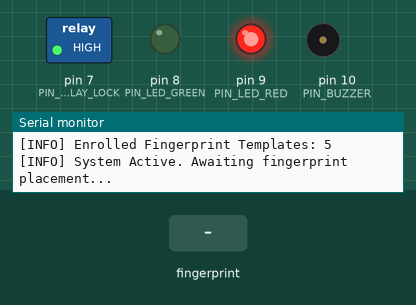
Simulated run of this sketch. Board: Arduino Uno, built with avr-gcc and run on an emulated ATmega328P. Shown: switched loads named in the sketch (green lamp = pin HIGH), output pins drawn as LEDs (lit = HIGH), buzzer (waves = sounding), the last lines printed to the serial monitor. Inputs (shaded band) come from the test bench.

Above: at 2.5 s.
2.6 s: finger stored as number 1 placed on the sensor
At 3.14 s:
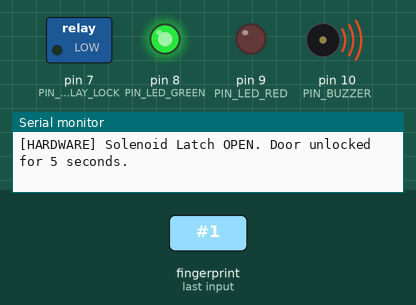
At 4.7 s:
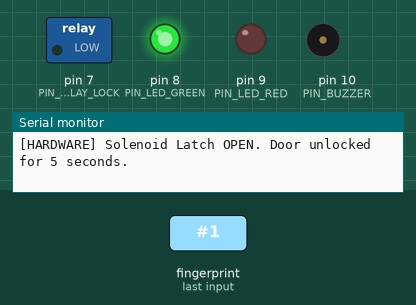
Timing chart, 0 to 9.7 s (numbered marks = the images above; inputs shaded):
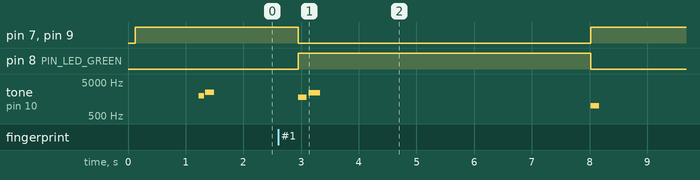

The sketch:

smart_fingerprint_lock.ino
```cpp
/*
 * Smart Fingerprint Door Lock System (2023–2024)
 * Author: Sujaya K S (Electronics and Communication Engineering)
 * Institution: Dr. N.G.P. Institute of Technology
 * GitHub: https://github.com/sujaya-25
 *
 * Target Hardware: Arduino Uno / Nano
 * Sensor: Optical Biometric Fingerprint Sensor (AS608 / R307 / FPM10A)
 * Actuator: 12V DC Solenoid Door Lock via 5V Optocoupler Relay Module
 * Visual/Audio Feedback: Dual Status LEDs + Piezo Buzzer
 *
 * Security Features:
 * - Real-time biometric pattern matching against enrolled templates
 * - Non-blocking auto-relock timer (5 seconds)
 * - Security lockout penalty after 3 consecutive unauthorized attempts
 * - Hardware flyback diode protection for inductive solenoid spikes
 */

#include <SoftwareSerial.h>
#include <Adafruit_Fingerprint.h>

// Pin Configurations
const uint8_t PIN_FINGERPRINT_RX = 2;   // Arduino Pin 2 -> Sensor TX (White/Yellow wire)
const uint8_t PIN_FINGERPRINT_TX = 3;   // Arduino Pin 3 -> Sensor RX (Green wire via voltage divider if 3.3V)
const uint8_t PIN_RELAY_LOCK     = 7;   // Active-LOW Relay control for Solenoid Lock
const uint8_t PIN_LED_GREEN      = 8;   // Access Granted Indicator
const uint8_t PIN_LED_RED        = 9;   // Access Denied / Locked Indicator
const uint8_t PIN_BUZZER         = 10;  // Piezo Buzzer for acoustic signals

// Operational Parameters
const unsigned long UNLOCK_DURATION_MS = 5000;   // 5 seconds unlocked state
const uint8_t MAX_FAILED_ATTEMPTS      = 3;      // Security lockout threshold
const unsigned long LOCKOUT_PENALTY_MS = 30000;  // 30 seconds lockout alarm

// Hardware Serial Interface for Optical Sensor
SoftwareSerial mySerial(PIN_FINGERPRINT_RX, PIN_FINGERPRINT_TX);
Adafruit_Fingerprint finger = Adafruit_Fingerprint(&mySerial);

// System State Variables
bool isDoorUnlocked = false;
unsigned long unlockStartTime = 0;
uint8_t consecutiveFailedAttempts = 0;
bool isSystemInLockout = false;
unsigned long lockoutStartTime = 0;

void setup() {
  Serial.begin(9600);
  while (!Serial) { delay(10); }

  Serial.println(F("=================================================="));
  Serial.println(F("  Smart Fingerprint Door Lock System"));
  Serial.println(F("  Engineered by: Sujaya K S (B.E. ECE)"));
  Serial.println(F("=================================================="));

  // Initialize Pin Modes
  pinMode(PIN_RELAY_LOCK, OUTPUT);
  pinMode(PIN_LED_GREEN, OUTPUT);
  pinMode(PIN_LED_RED, OUTPUT);
  pinMode(PIN_BUZZER, OUTPUT);

  // Relay is Active-LOW: HIGH means locked, LOW means unlocked
  digitalWrite(PIN_RELAY_LOCK, HIGH);
  digitalWrite(PIN_LED_GREEN, LOW);
  digitalWrite(PIN_LED_RED, HIGH);  // Door securely locked by default
  digitalWrite(PIN_BUZZER, LOW);

  // Initialize Biometric Fingerprint Sensor
  finger.begin(57600);
  delay(100);

  if (finger.verifyPassword()) {
    Serial.println(F("[SUCCESS] Optical Fingerprint Sensor found and verified."));
    beepSuccess();
  } else {
    Serial.println(F("[ERROR] Biometric sensor not detected. Check wiring connections!"));
    beepError();
  }

  finger.getTemplateCount();
  Serial.print(F("[INFO] Enrolled Fingerprint Templates: "));
  Serial.println(finger.templateCount);
  Serial.println(F("[INFO] System Active. Awaiting fingerprint placement..."));
}

void loop() {
  // Handle Security Lockout State
  if (isSystemInLockout) {
    if (millis() - lockoutStartTime >= LOCKOUT_PENALTY_MS) {
      isSystemInLockout = false;
      consecutiveFailedAttempts = 0;
      Serial.println(F("[SECURITY] Lockout timer expired. Normal operation restored."));
      digitalWrite(PIN_LED_RED, HIGH);
      beepSuccess();
    } else {
      // Rapid blinking during penalty period
      digitalWrite(PIN_LED_RED, (millis() / 250) % 2 == 0 ? HIGH : LOW);
      delay(50);
      return;
    }
  }

  // Handle Automatic Door Relocking
  if (isDoorUnlocked) {
    if (millis() - unlockStartTime >= UNLOCK_DURATION_MS) {
      relockDoor();
    }
  }

  // Scan for finger placement
  int fingerprintID = getFingerprintIDez();

  if (fingerprintID > 0) {
    // Authorized fingerprint detected
    Serial.print(F("[AUTH GRANTED] Valid Fingerprint ID: #"));
    Serial.print(fingerprintID);
    Serial.print(F(" | Confidence Score: "));
    Serial.println(finger.confidence);

    consecutiveFailedAttempts = 0;
    unlockDoor();
  } else if (fingerprintID == -1) {
    // Unknown or unauthorized fingerprint
    consecutiveFailedAttempts++;
    Serial.print(F("[AUTH DENIED] Unrecognized fingerprint! Attempt "));
    Serial.print(consecutiveFailedAttempts);
    Serial.print(F(" of "));
    Serial.println(MAX_FAILED_ATTEMPTS);

    handleFailedAttempt();
  }

  delay(50); // Small loop stabilization pause
}

// -------------------------------------------------------------
// Core Hardware Control Functions
// -------------------------------------------------------------

void unlockDoor() {
  isDoorUnlocked = true;
  unlockStartTime = millis();

  // Energize Relay (Active LOW) to pull 12V Solenoid
  digitalWrite(PIN_RELAY_LOCK, LOW);
  digitalWrite(PIN_LED_GREEN, HIGH);
  digitalWrite(PIN_LED_RED, LOW);

  // Play Access Granted audio chime
  tone(PIN_BUZZER, 1800, 150);
  delay(180);
  tone(PIN_BUZZER, 2400, 200);

  Serial.println(F("[HARDWARE] Solenoid Latch OPEN. Door unlocked for 5 seconds."));
}

void relockDoor() {
  isDoorUnlocked = false;

  // De-energize Relay
  digitalWrite(PIN_RELAY_LOCK, HIGH);
  digitalWrite(PIN_LED_GREEN, LOW);
  digitalWrite(PIN_LED_RED, HIGH);

  // Relock tone
  tone(PIN_BUZZER, 1000, 150);

  Serial.println(F("[HARDWARE] Solenoid Latch CLOSED. Door locked."));
}

void handleFailedAttempt() {
  digitalWrite(PIN_LED_RED, HIGH);
  digitalWrite(PIN_LED_GREEN, LOW);

  // Harsh warning buzz
  tone(PIN_BUZZER, 400, 400);

  if (consecutiveFailedAttempts >= MAX_FAILED_ATTEMPTS) {
    triggerSecurityLockout();
  }
}

void triggerSecurityLockout() {
  isSystemInLockout = true;
  lockoutStartTime = millis();

  Serial.println(F("!!!!!!!!!!!!!!!!!!!!!!!!!!!!!!!!!!!!!!!!!!!!!!!!!!"));
  Serial.println(F("[ALERT] 3 FAILED ATTEMPTS! SYSTEM LOCKED FOR 30 SECONDS."));
  Serial.println(F("!!!!!!!!!!!!!!!!!!!!!!!!!!!!!!!!!!!!!!!!!!!!!!!!!!"));

  // Continuous alarm bursts
  for (int i = 0; i < 4; i++) {
    tone(PIN_BUZZER, 800, 200);
    delay(250);
    tone(PIN_BUZZER, 400, 200);
    delay(250);
  }
}

// -------------------------------------------------------------
// Biometric Sensor Acquisition Subroutine
// -------------------------------------------------------------
int getFingerprintIDez() {
  uint8_t p = finger.getImage();
  if (p != FINGERPRINT_OK) return 0; // No finger placed

  p = finger.image2Tz();
  if (p != FINGERPRINT_OK) return 0; // Could not convert image

  p = finger.fingerSearch();
  if (p == FINGERPRINT_OK) {
    return finger.fingerID; // Match found
  } else if (p == FINGERPRINT_NOTFOUND) {
    return -1; // Finger placed, but no match in database
  }

  return 0;
}

void beepSuccess() {
  tone(PIN_BUZZER, 2000, 100);
  delay(120);
  tone(PIN_BUZZER, 2500, 150);
}

void beepError() {
  tone(PIN_BUZZER, 500, 300);
}
```

Measured:
- after the input at 2.6 s, pin 7 (PIN_RELAY_LOCK), pin 9 (PIN_LED_RED): HIGH → LOW after 0.35 s, → HIGH 5.1 s later; pin 8 (PIN_LED_GREEN): LOW → HIGH after 0.35 s, → LOW 5.1 s later; tone on pin 10 (PIN_BUZZER): plays 1800 Hz for 0.15 s, 2400 Hz for 0.20 s, 1000 Hz for 0.15 s, starting after 0.35 s
